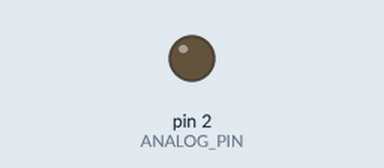
Bench run of a sketch on a simulated Arduino Uno, built with avr-gcc and run on an emulated ATmega328P. Shown: output pins drawn as LEDs (lit = HIGH).

Above: at 6.3 s.
At 25.3 s:
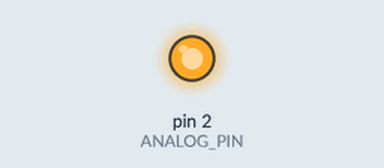
Timing chart, 0 to 66.3 s (numbered marks = the images above):
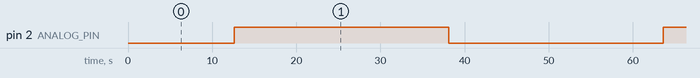

Measured:
- by itself, pin 2 (ANALOG_PIN): alternates HIGH for 25.5 s and LOW for 25.5 s

The sketch:

analog_led.ino
```cpp
const int ANALOG_PIN = 2;
const int DELAY_MS = 100;
const int MAX_SIGNAL_LEVEL = 255;
const int MIN_SIGNAL_LEVEL = 0;
int mod = 1;

int curSignalLevel = 1;

void setup() {
  // put your setup code here, to run once:
    pinMode(ANALOG_PIN, OUTPUT);
}

void loop() {
  if (curSignalLevel <= MIN_SIGNAL_LEVEL || curSignalLevel >= MAX_SIGNAL_LEVEL){
    mod *= -1;
  }
  curSignalLevel += mod;
  analogWrite(ANALOG_PIN, curSignalLevel);
  delay(DELAY_MS);
}
```
